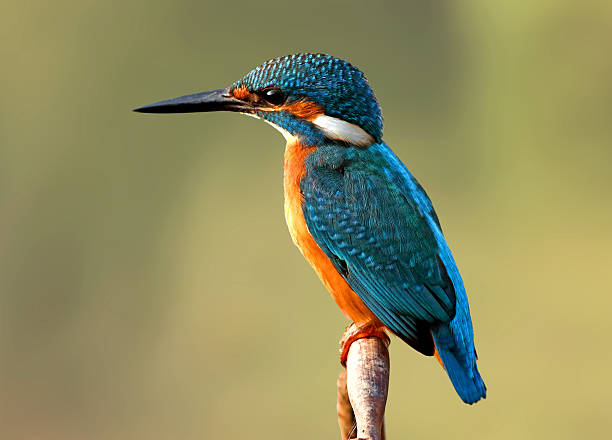
%> input picture Pictures/istockphoto-611295844-612x612.jpg, 612 x 440 px
$ octave new.m   (GNU Octave 9; MATLAB toolbox functions it lacks are replaced by stand-ins)
%> lines starting %> are read from the running program, lines starting %| are printed output that depends on the picture
% Simple Monte-Carlo Example for Low Light Image Simulation
% Robin Jenkin - March 2024
% NVIDIA

% Tidy Up
clc; clear all; close all;

% Parameters
array_size = 64; % This will be updated based on the image size
number_of_quanta = 1000000;

% Read the .jpeg image
original_image = imread("C:\Users\hp\OneDrive\Desktop\istockphoto-611295844-612x612.jpg");
%> original_image is the input picture: size 440x612x3 uint8; mean R, G, B 145.3, 142.5, 96.8

% Convert to grayscale if it's a color image
if size(original_image, 3) == 3
    original_image = rgb2gray(original_image);
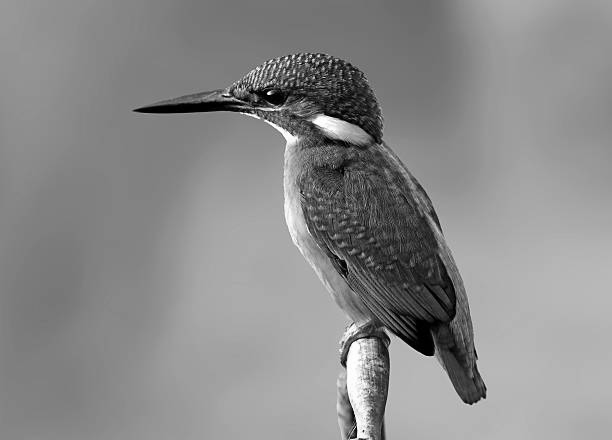
%> original_image: size 440x612 uint8; min 0, max 255, mean 138.1
end

% Normalize the image
normalized_image = double(original_image) / 255;

% Update array_size based on the image dimensions
[array_size_x, array_size_y] = size(normalized_image);
%> array_size_x = 440; array_size_y = 612
array_size = max(array_size_x, array_size_y);
%> array_size = 612

% Initialize the low light image
ll = zeros(array_size_x, array_size_y);

% Apply Monte Carlo simulation to the normalized image
%> (the run ends here)
